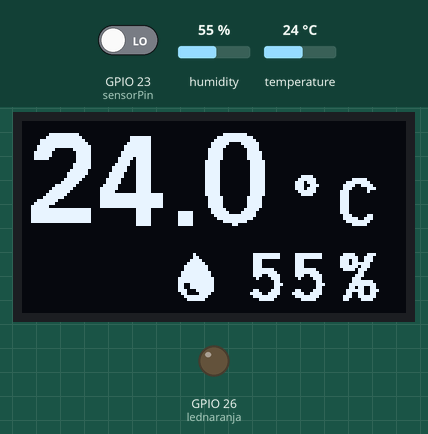
Simulated run of this program. Board: ESP32. Parts: 128×64 one-colour display, output pins drawn as LEDs (lit = HIGH). The test bench sets the inputs (shaded band); at power-on: GPIO 23 (sensorPin) LOW, humidity 55 %, temperature 24 °C. The local clock reads 2024-03-15 10:24:30 at power-on unless the program sets it.

Above: at 4.7 s.
4.8 s: GPIO 23 (sensorPin) driven HIGH
At 6.1 s:
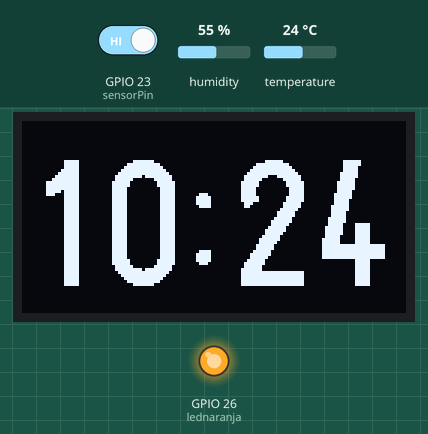
14.0 s: humidity set to 22 %
At 16.9 s:
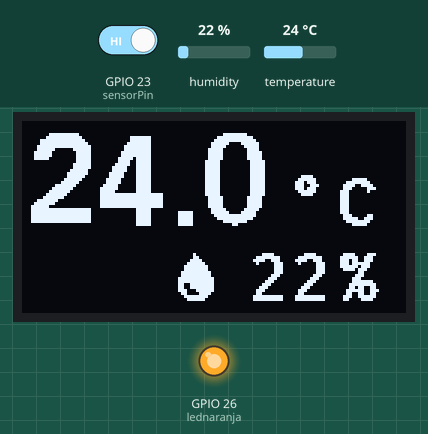
19.4 s: temperature set to 12 °C
At 21.0 s:
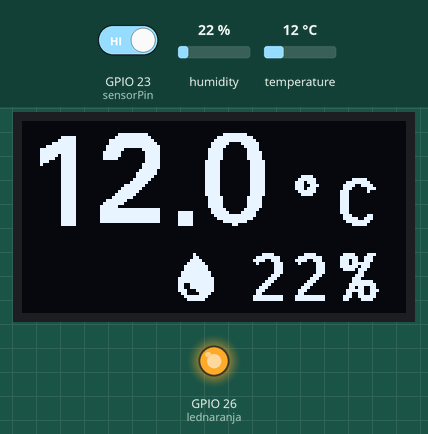
24.3 s: humidity set to 40 %
At 29.1 s:
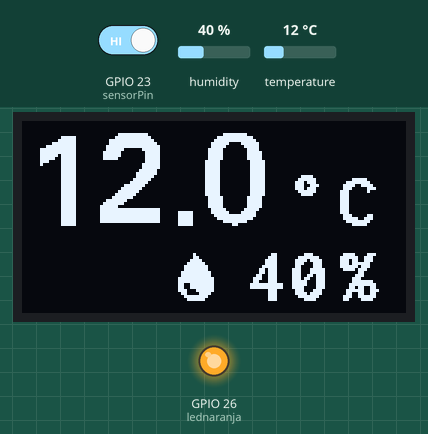
31.7 s: temperature set to 19 °C
At 33.1 s:
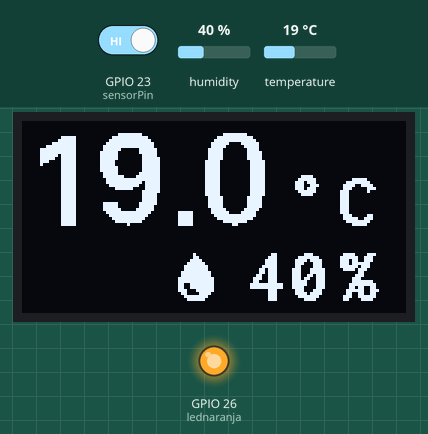
Timing chart, 0 to 34.7 s (numbered marks = the images above; inputs shaded):
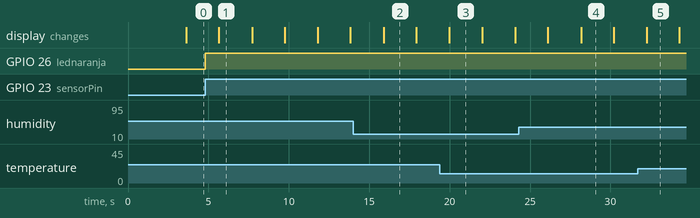

Measured:
- after the input at 4.8 s, GPIO 26 (lednaranja): LOW → HIGH at once
- after the input at 14.0 s, the display: changes after 1.9 s (image 2)
- after the input at 19.4 s, the display: changes after 0.59 s (image 3)
- after the input at 24.3 s, the display: first differs from a run without the input after 3.9 s (image 4)
- what the display in image 1 shows lasts 2.1 s, from 5.6 s to 7.7 s
- what the display in image 2 shows lasts 2.0 s, from 15.9 s to 17.9 s

The program:

main.cpp
```cpp
//  *****************************
//  DOMOPANEL V.1.0
//  Control domótico con un ESP32
//  *****************************
//

#include <Arduino.h>
#include <U8g2lib.h> // Libreria pantalla OLED I2C
#include "Adafruit_Sensor.h"
#include "Adafruit_AM2320.h" // Libreria sensor temperatura y humedad
#include "logoXBM.h"
#include "RTC.h" // Librería del reloj DS3231


#ifdef U8X8_HAVE_HW_SPI
#include <SPI.h>
#endif
#ifdef U8X8_HAVE_HW_I2C
#include <Wire.h>
#endif

// configuraciones
U8G2_SSD1306_128X64_NONAME_1_HW_I2C u8g2(U8G2_R0, /* reset=*/ U8X8_PIN_NONE);
Adafruit_AM2320 am2320 = Adafruit_AM2320();


//Variables
const int sensorPin = 23; // Pin del para el detector de proximidad infrarrojo
const int lednaranja=26; // Pin del led naranja
static DS3231 RTC;
int horas,minutos;

//Dibuja el Logo
void draw(void) {
u8g2.drawXBMP(0,0,DPLogo_width,DPLogo_height,DomoP_logo);
}
// Función para la interrupcion al activarse el sensor infrarrojo
void IRAM_ATTR ifr() {
  digitalWrite(lednaranja,HIGH);
}
//SETUP ***************************
void setup() {
Serial.begin(115200);
RTC.begin();

attachInterrupt(sensorPin, ifr, RISING); // interrupcion para activar el sensor infrarrojo
//pinMode(sensorPin , INPUT); // definir pin 23 como entrada para infrarrojo
pinMode(lednaranja,OUTPUT);


u8g2.begin(); // Inicializando pantalla OLED
am2320.begin(); //Inicializando sensor temperatura/humedad
u8g2.firstPage();
 do {
     draw();
    } while(u8g2.nextPage());
    delay(3500);
}
// LOOP ***************************
void loop(void) {

// variables para guardar valores
float temperatura;
float humedad;
//int value=0;  // varuabke para capturar el pin del sensor infrarrojo
horas=RTC.getHours();
minutos=RTC.getMinutes();


/*
//value=digitalRead(sensorPin);

if (value==LOW){
  digitalWrite(lednaranja,HIGH);
}
else{
  digitalWrite(lednaranja,LOW);
}
*/
// capturas del sensor
temperatura=am2320.readTemperature();
humedad=am2320.readHumidity();
// Mostrar en pantalla OLED
u8g2.firstPage();
do {
u8g2.setFont(u8g2_font_fub30_tn);
//Temperatura
  u8g2.setCursor(2,35);
  u8g2.print(temperatura,1);
  u8g2.setFont(u8g2_font_inb16_mf);
  u8g2.drawGlyph(88, 35, 0x00b0); // degree
  u8g2.drawStr(105, 35, "C");
//Humedad
  u8g2.setCursor(75,60);
  u8g2.print(humedad,0);
  u8g2.drawStr(105, 60, "%");
  u8g2.setFont(u8g2_font_open_iconic_thing_2x_t); // 16 pix height
  u8g2.drawGlyph(50, 60, 0x0048); // drop
} while ( u8g2.nextPage() );
 delay(2000);

// Mostrar en la pantalla la hora
u8g2.firstPage();
  do {
       u8g2.setFont(u8g2_font_logisoso42_tn);
       u8g2.setCursor(0,55);
       u8g2.print(horas,1);
       u8g2.drawStr(53,53,":");
       u8g2.setCursor(70,55);
       u8g2.print(minutos,1);
  } while ( u8g2.nextPage() );
  delay(2000);
}
```

Source omitted: logoXBM.h (data table, 6701 bytes)
